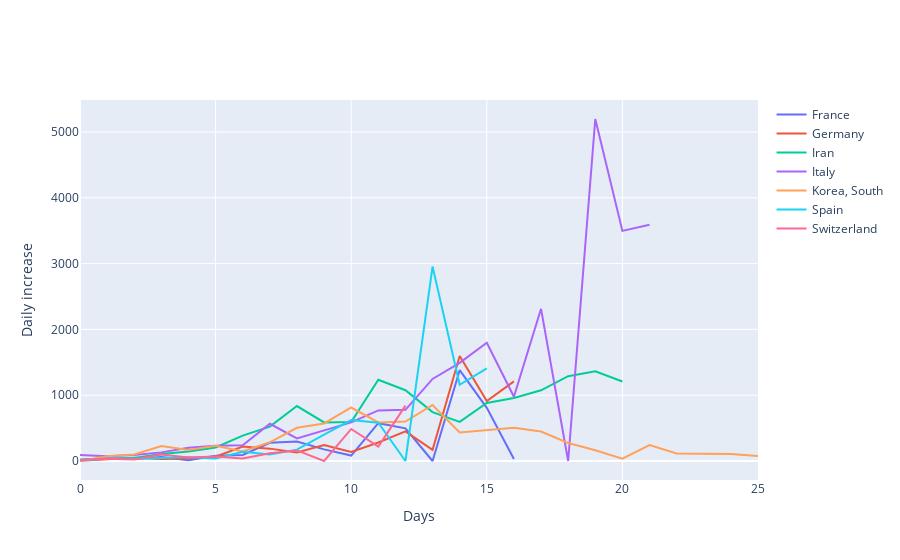

Here is the notebook cell this chart was saved with:
### Code cell
plot_daily_increases(grpedData,list_of_countries,groupBy=groupBy,minOutbreakThresh=30)

### Figure 1 — Plotly figure (JSON) as saved in the notebook; plotly's stock layout.template omitted (floating-point values rounded to 4 significant figures)
{"data": [{"mode": "lines", "name": "France", "type": "scatter", "x": [0, 1, 2, 3, 4, 5, 6, 7, 8, 9, 10, 11, 12, 13, 14, 15, 16], "y": [19, 43, 30, 61, 13, 81, 92, 276, 296, 177, 83, 575, 497, 0, 1380, 808, 30]}, {"mode": "lines", "name": "Germany", "type": "scatter", "x": [0, 1, 2, 3, 4, 5, 6, 7, 8, 9, 10, 11, 12, 13, 14, 15, 16], "y": [2, 31, 51, 29, 37, 66, 220, 188, 129, 241, 136, 281, 451, 170, 1597, 910, 1210]}, {"mode": "lines", "name": "Iran", "type": "scatter", "x": [0, 1, 2, 3, 4, 5, 6, 7, 8, 9, 10, 11, 12, 13, 14, 15, 16, 17, 18, 19, 20], "y": [18, 34, 44, 106, 143, 205, 385, 523, 835, 586, 591, 1234, 1076, 743, 595, 881, 958, 1075, 1289, 1365, 1209]}, {"mode": "lines", "name": "Italy", "type": "scatter", "x": [0, 1, 2, 3, 4, 5, 6, 7, 8, 9, 10, 11, 12, 13, 14, 15, 16, 17, 18, 19, 20, 21], "y": [93, 74, 93, 131, 202, 233, 240, 566, 342, 466, 587, 769, 778, 1247, 1492, 1797, 977, 2313, 0, 5198, 3497, 3590]}, {"mode": "lines", "name": "Korea, South", "type": "scatter", "x": [0, 1, 2, 3, 4, 5, 6, 7, 8, 9, 10, 11, 12, 13, 14, 15, 16, 17, 18, 19, 20, 21, 22, 23, 24, 25], "y": [0, 73, 100, 229, 169, 231, 144, 284, 505, 571, 813, 586, 599, 851, 435, 467, 505, 448, 273, 164, 35, 242, 114, 110, 107, 76]}, {"mode": "lines", "name": "Spain", "type": "scatter", "x": [0, 1, 2, 3, 4, 5, 6, 7, 8, 9, 10, 11, 12, 13, 14, 15], "y": [13, 39, 36, 45, 57, 37, 141, 100, 173, 400, 622, 582, 0, 2955, 1159, 1407]}, {"mode": "lines", "name": "Switzerland", "type": "scatter", "x": [0, 1, 2, 3, 4, 5, 6, 7, 8, 9, 10, 11, 12], "y": [14, 34, 24, 100, 54, 69, 37, 117, 161, 0, 487, 220, 841]}], "layout": {"showlegend": true, "xaxis": {"title": {"text": "Days"}}, "yaxis": {"title": {"text": "Daily increase"}}}}
